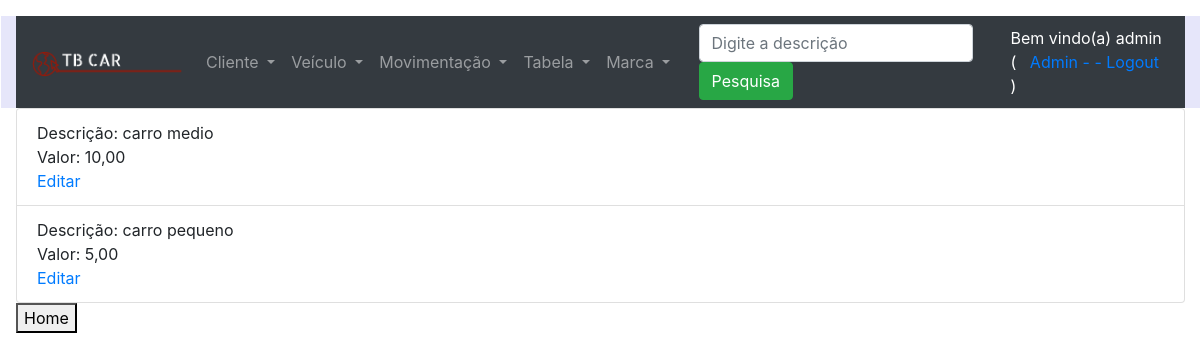
Page /listagemTabela/ (signed in) on the committed database.
### core/models.py (models this page shows, shortened)
class Tabela(models.Model):
    descricao = models.CharField(max_length=50, verbose_name='Descrição')
    valor = models.DecimalField(max_digits=10, decimal_places=2, verbose_name='Valor')
    class Meta:
        verbose_name_plural='Tabelas'

### core/views.py (the view)
# urls.py: path('listagemTabela/', listagemTabela, name='url_listagem_tabela'),
@login_required
def listagemTabela(request):
    if request.user.is_staff:
        if request.POST and request.POST['input_pesquisa']:
            dados = Tabela.objects.filter(descricao__contains=request.POST['input_pesquisa'])
        else:
            dados = Tabela.objects.all()
        contexto = {'dados': dados, 'text_input': 'Digite a descrição','listagem':'listagem'}
        return render(request, 'core/listagem_tabela.html', contexto)
    return render(request, 'aviso.html')

### core/templates/core/listagem_tabela.html (shortened to what this page needs)
{% extends 'base.html' %}
{% load static %}
{% block main %}
    <ul class="list-group">
    {% for i in dados %}
        <li class="list-group-item">
        Descrição: {{i.descricao}} <br>
        Valor:{% if i.valor %} {{i.valor}} {%endif%} <br>
        <a href="{% url 'url_altera_tabela' i.id %}">Editar</a><br>
        </li>
    {% endfor %}
    </ul>
    <button onclick="window.location.href='/'">Home</button>
{% endblock %}

### templates/base.html (shortened to what this page needs)
<!DOCTYPE html>
{% load static %}
<html lang="en">
<head>
    <link rel="stylesheet" href="https://cdn.jsdelivr.net/npm/bootstrap@4.6.2/dist/css/bootstrap.min.css"
>
</head>
<body>
<div class="container-fluid pt-3 pl-3 ">
    <div class="row p=0" align="left">
        <div class="col-12" style="background-color:lavender;">
            <nav class="navbar navbar-expand-md bg-dark navbar-dark">
                <a class="navbar-brand" href="/">
                    <img src="{% static 'logotbcar.png'%}" alt="logo" style="width:150px;">
                </a>
                <div class="row w-100 collapse navbar-collapse" id="collapsibleNavbar">
                    <div class="col-6">
                        <ul class="navbar-nav">
                            <li class="nav-item dropdown">
                                <a class="nav-link dropdown-toggle" href="#" id="navbardrop" data-toggle="dropdown">
                                    Cliente
                                </a>
                            </li>
                            <li class="nav-item dropdown">
                                <a class="nav-link dropdown-toggle" href="#" id="navbardrop1" data-toggle="dropdown">
                                    Veículo
                                </a>
                            </li>
                            <li class="nav-item dropdown">
                                <a class="nav-link dropdown-toggle" href="#" id="navbardrop2" data-toggle="dropdown">
                                    Movimentação
                                </a>
                            </li>
                            <li class="nav-item dropdown">
                                <a class="nav-link dropdown-toggle" href="#" id="navbardrop3" data-toggle="dropdown">
                                    Tabela
                                </a>
                            </li>
                            <li class="nav-item dropdown">
                                <a class="nav-link dropdown-toggle" href="#" id="navbardrop4" data-toggle="dropdown">
                                    Marca
                                </a>
                            </li>
                        </ul>
                    </div>
                    {% if listagem %}
                        <div class="col">
                            <form class="form-inline" method="post">
                                <input class="form-control mr-sm-2" type="text" placeholder="{{ text_input }}"
                                       name="input_pesquisa">
                                <button class="btn btn-success" type="submit">Pesquisa</button>
                            </form>
                        </div>
                    {% endif %}
                    <div class="col text-white">
                        {% if user.get_username %}
                        Bem vindo(a) {{ user.get_username}} ( &nbsp;
                        <a href="/dmin/">Admin -</a>
                        <a href="/accounts/logout/">- Logout</a> )
                        {% else %}
                        Usuário(a) não autenticado(a) (
                        <a href="/accounts/login/">Login</a>
                        <a href="/accounts/registrar/">Registrar</a> )
                        {% endif %}
                    </div>
                    </div>
            </nav>
        </div>
    </div>
{% block main %}
{% endblock %}
</div>
</body>
</html>

### rows in the picture
Tabela: descricao "carro medio", valor "10,00"
Tabela: descricao "carro pequeno", valor "5,00"

### other values in the picture
{{ user.get_username }} "admin"
